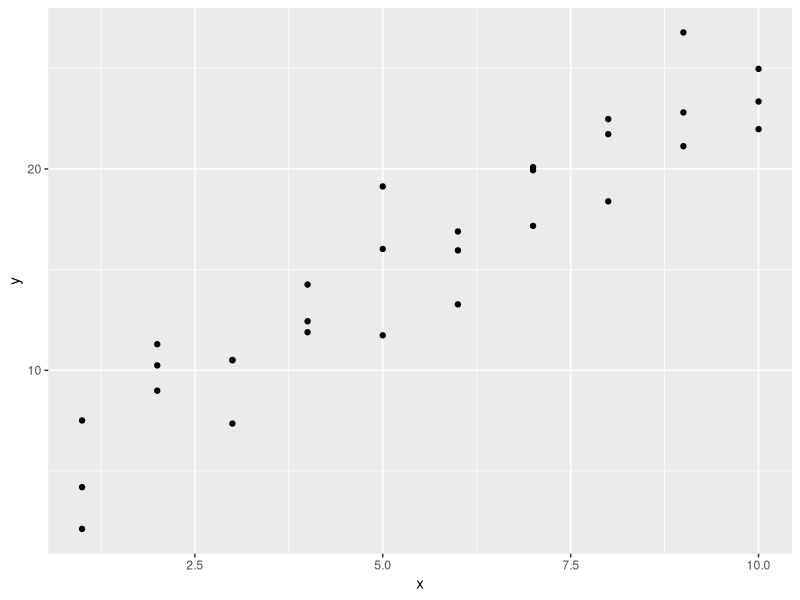
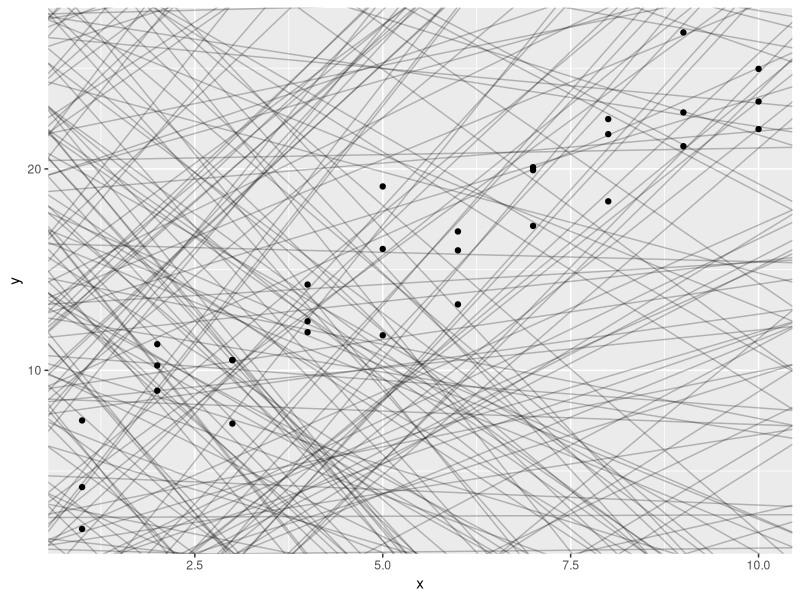
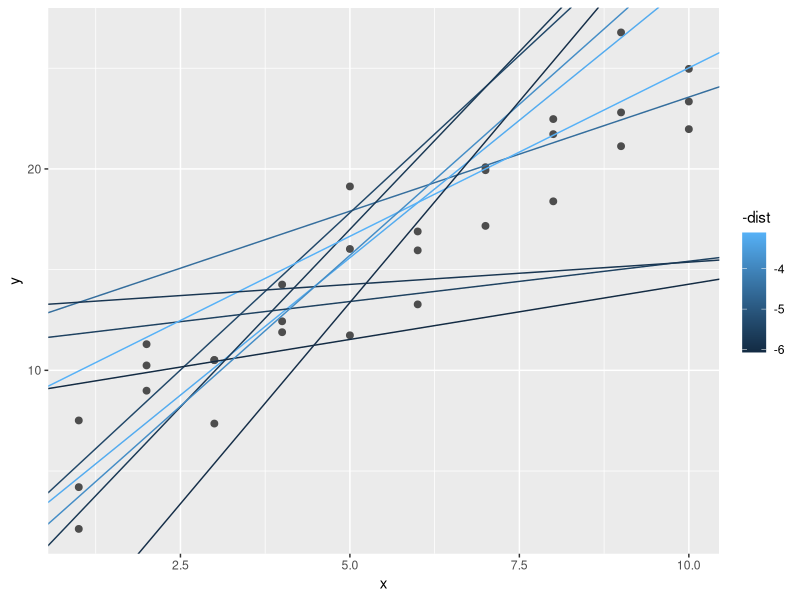
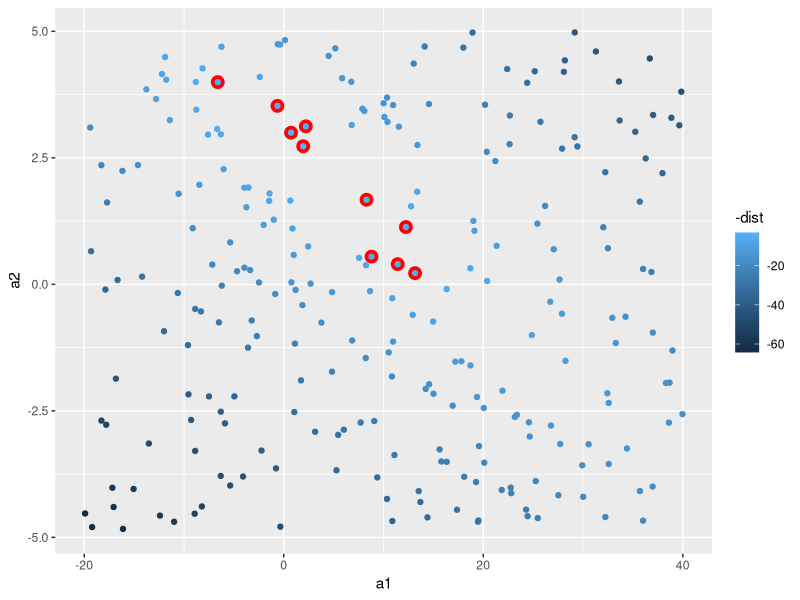
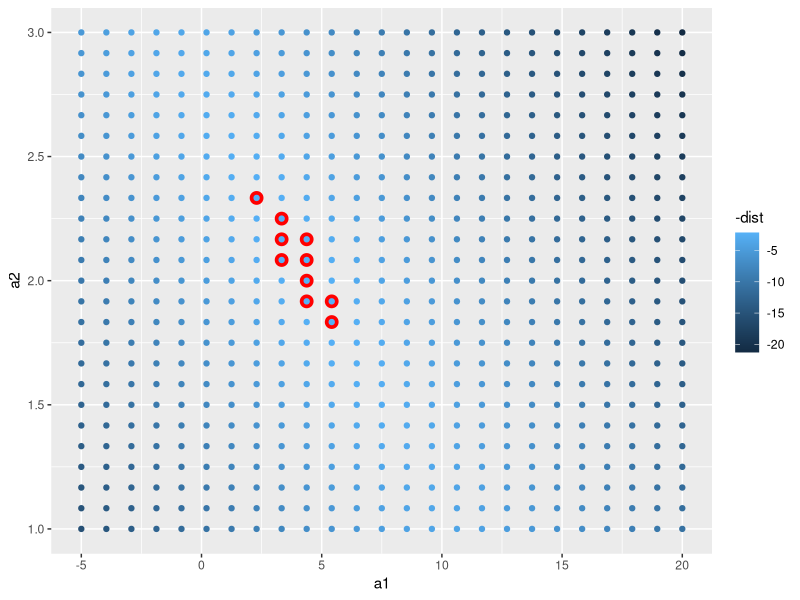
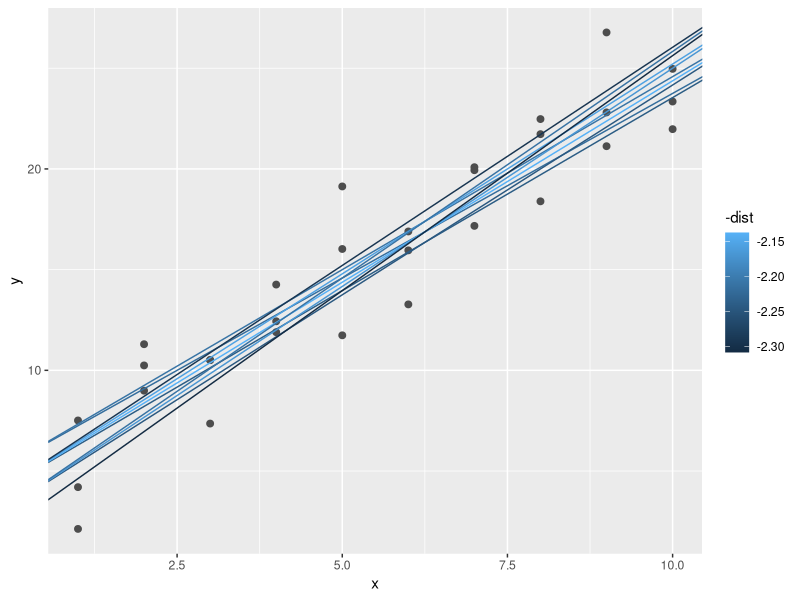
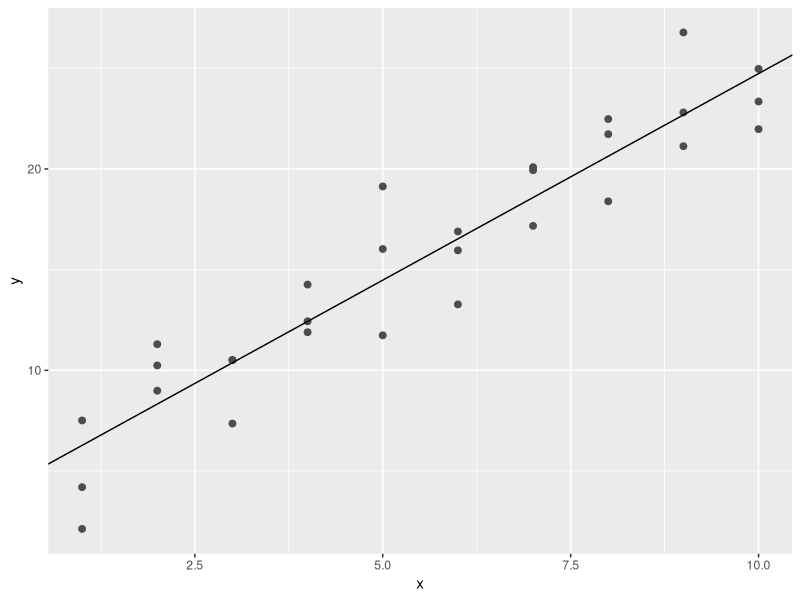
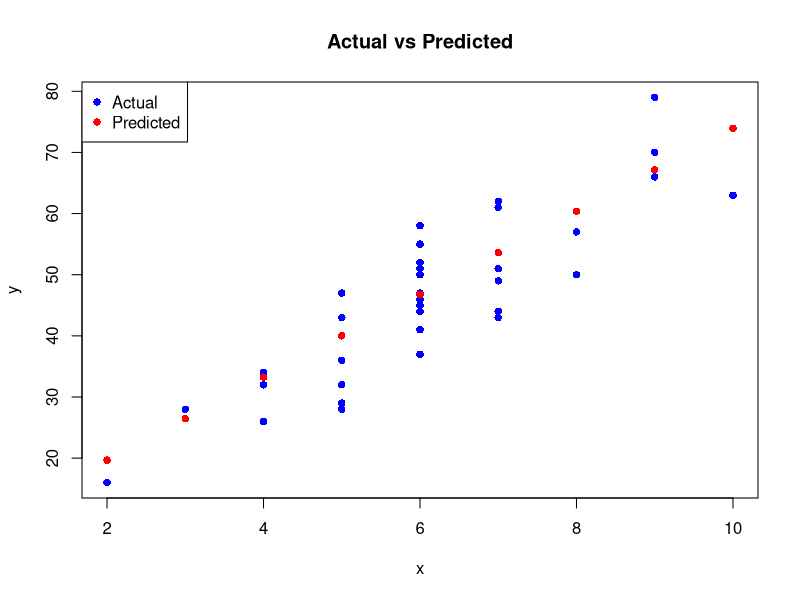

Source code (R) for these figures, in order:
## ---- chunk 1

#Common Question:
library(tidyverse)
library(modelr)
#simple model
ggplot(sim1, aes(x, y)) +
				geom_point()
models <- tibble(
a1 = runif(250, -20, 40),
a2 = runif(250, -5, 5)
)
ggplot(sim1, aes(x, y)) +
geom_abline(
aes(intercept = a1, slope = a2),
data = models, alpha = 1/4
) + geom_point()
model1 <- function(a, data) 
{ 
		a[1] + data$x * a[2] 
}
model1(c(7, 1.5), sim1)

#Root Mean Squared Derivation:
measure_distance <- function(mod, data) 
{
	 diff <- data$y - model1(mod, data) 
    sqrt(mean(diff ^ 2)) 
}   
measure_distance(c(7, 1.5), sim1)
sim1_dist <- function(a1, a2) 
{ 
	measure_distance(c(a1, a2), sim1) 
} 
models <- models %>% 
mutate(dist = purrr::map2_dbl(a1, a2, sim1_dist)) 
models 
ggplot(sim1, aes(x, y)) + 
	geom_point(size = 2, color = "grey30") + 
		geom_abline( 
			aes(intercept = a1, slope = a2, color = -dist),
			data = filter(models, rank(dist) <= 10) )
ggplot(models, aes(a1, a2)) + 
	geom_point( 
		data = filter(models, rank(dist) <= 10), 
		size = 4, color = "red" ) + 
geom_point(aes(color = -dist))

#Grid Search:
grid <- expand.grid( 
		a1 = seq(-5, 20, length = 25), 
		a2 = seq(1, 3, length = 25)
	 ) %>% 
mutate(dist = purrr::map2_dbl(a1, a2, sim1_dist))

grid %>% 
		ggplot(aes(a1, a2)) + 
		geom_point( 
			data = filter(grid, rank(dist) <= 10), 
			size = 4, colour = "red" ) + 
		geom_point(aes(color = -dist))
ggplot(sim1, aes(x, y)) + 
		geom_point(size = 2, color = "grey30") + 
		geom_abline( 
		         aes(intercept = a1, slope = a2, color = -dist), 
			data = filter(grid, rank(dist) <= 10) )

#Newton–Raphson search
best <- optim(c(0, 0), measure_distance, data = sim1) 
best$par	#best set of parameters found
#> [1] 4.22 2.05
	ggplot(sim1, aes(x, y)) + 
		geom_point(size = 2, color = "grey30")+
	  geom_abline(intercept = best$par[1], slope =best$par[2])
sim1_mod <- lm(y ~ x, data = sim1) 
coef(sim1_mod)


#Batch Questions:
#1.Create the synthetic data.
#exam score(out of 100) vs time (hours) for 120 students 
#by taking binomial distributed values for time [1:12].
#and compute exam score using score = time * 7 +R; 
#where R is the random value in [-7:16]
#2.Use simple linear regression and find the model.
#3.Do performance evaluation for the model.
#4.Visualize the actual vs. predicted values.

set.seed(0)
n_students <- 120
x<- rbinom(n_students,size=12,prob=0.5)
R_values <- sample(-7:16, n_students, replace = TRUE)
y<- sapply(1:n_students, function(i) {
 time <- x[i]
  R <- R_values[i]
  score = time * 7 +R; 
  return(score)
})
data=data.frame(x,y)
print(head(data))

train_index <- sample(1:length(x), 0.7 * length(x))
x_train <- x[train_index]
y_train <- y[train_index]
x_test <- x[-train_index]
y_test <- y[-train_index]
df_train <- data.frame(x = x_train, y = y_train)
df_test <- data.frame(x = x_test, y = y_test)

lm_model <- function(df_train) {
  mean_x <- mean(df_train$x)
  mean_y <- mean(df_train$y)
  beta1 <- sum((df_train$x - mean_x) * (df_train$y - mean_y)) / 
    sum((df_train$x - mean_x)^2)
  beta0 <- mean_y - beta1 * mean_x
  
  # Return the coefficients
  return(c(beta0 = beta0, beta1 = beta1))
}

model <- lm_model(df_train)

l_predict <- function(model, x_test) {
  y <- (model[2] * x_test) + model[1]
  return(y)
}

y_predict <- l_predict(model, x_test)

# Calculate Evaluation metrics
mse <- mean((df_test$y - y_predict)^2)
rmse <- sqrt(mse)

# Print evaluation metrics
cat("Mean Squared Error (MSE):", mse, "\n")
cat("Root Mean Squared Error (RMSE):", rmse, "\n")

# Plot actual vs. predicted values
plot(x_test, y_test, col = "blue", pch = 16, 
     xlab = "x", ylab = "y", main = "Actual vs Predicted")
points(x_test, y_predict, col = "red", pch = 16)
legend("topleft", legend = c("Actual", "Predicted"), 
       col = c("blue", "red"), pch = 16)






